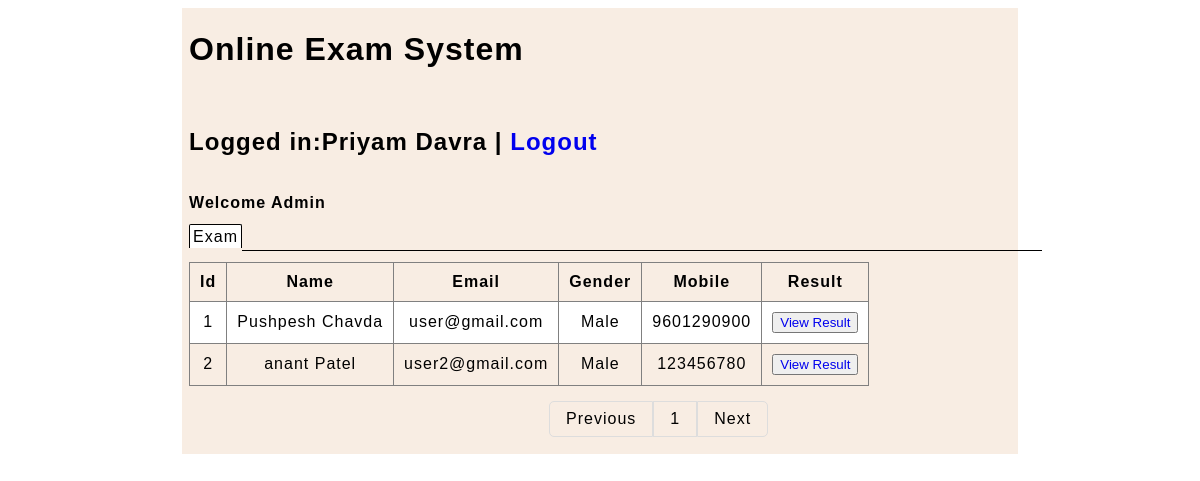
The page /enroll.php on the database its author committed.
### tables this page shows
CREATE TABLE IF NOT EXISTS `exam_user` (
  `id` int(11) UNSIGNED NOT NULL AUTO_INCREMENT,
  `first_name` varchar(250) DEFAULT NULL,
  `laast_name` varchar(250) DEFAULT NULL,
  `gender` enum('Male','Female') NOT NULL,
  `email` varchar(250) DEFAULT NULL,
  `password` varchar(60) NOT NULL,
  `mobile` varchar(12) NOT NULL,
  `address` text NOT NULL,
  `created` datetime NOT NULL DEFAULT current_timestamp(),
  `role` enum('admin','user') DEFAULT NULL,
  PRIMARY KEY (`id`)
);

### enroll.php (the view, shortened to what this page needs)
<?php
	require_once('db.php');
?>
<html>
<head>
<link rel="stylesheet" href="CSS/admin.css" >
<link rel="stylesheet" href="CSS/pagination.css" >
</head>
	<body>
		<div class="main">
		<h1>Online Exam System</h1>
		<?php
			$sql="select * from exam_user where role='admin'";
			$run=mysqli_query($db,$sql);
			$result=mysqli_fetch_array($run);
			$i=$_GET['exam_id'];
		?>
		<br><p><h2>Logged in:<?=$result['first_name']." ".$result['laast_name']?> | <a class="out" href="logout.php">Logout</h2></a></p>
		<p><br><b>Welcome Admin</b></p>
		<p class="select">
		<a class="btn" href="admin.php">Exam</a>
		<span class="unl"></span>
		</p>
		<table border="1">
		<tr>
		<th>Id</th>
		<th>Name</th>
		<th>Email</th>
		<th>Gender</th>
		<th>Mobile</th>
		<th>Result</th>
		</tr>
		<?php
			$ext="select * from exam_user where role='user'";
			$row=mysqli_query($db,$ext);
			$cnt=1;
			while($rst=mysqli_fetch_array($row))
			{
			?>
			<tr align="center">
			<td><?=$cnt?></td>
			<td><?=$rst['first_name']." ".$rst['laast_name']?></td>
			<td><?=$rst['email']?></td>
			<td><?=$rst['gender']?></td>
			<td><?=$rst['mobile']?></td>
			<td><button><a href="show_result.php?user_id=<?=$rst['id']?>&exam_id=<?=$i?>">View Result</a></button></td>
			</tr>
			<?php
			$cnt++;
			}
		?>
		</table>
		<?php
		include_once('pagination.php');
		?>
		</div>
	</body>
</html>

### CSS/admin.css (style rules this page uses)
body { font-family:arial; letter-spacing:1px; }
.main { background-color:#F8EDE3; width:70%; margin:0 auto; padding:2px 0 7px 7px; position:relative; }
.main a { text-decoration:none; }
.btn { color:black; padding:3px; border-radius:2px 2px 0 0; }
a { margin:0; }
.select a:first-child { background-color:white; border: 1px solid black; border-bottom:none; margin:0; }
table { margin:0; border-collapse:collapse; }
.unl { position:absolute; height:1px; width:800px; background-color:black; left:60px; top:242px; }
tr:nth-child(even) { background:white; }
th, td { padding:10px; }

### rows shown on the page
exam_user: first_name "Priyam", laast_name "Davra"
exam_user: first_name "Pushpesh", laast_name "Chavda", email "user@gmail.com", gender "Male", mobile "9601290900"
exam_user: first_name "anant", laast_name "Patel", email "user2@gmail.com", gender "Male", mobile "123456780"
